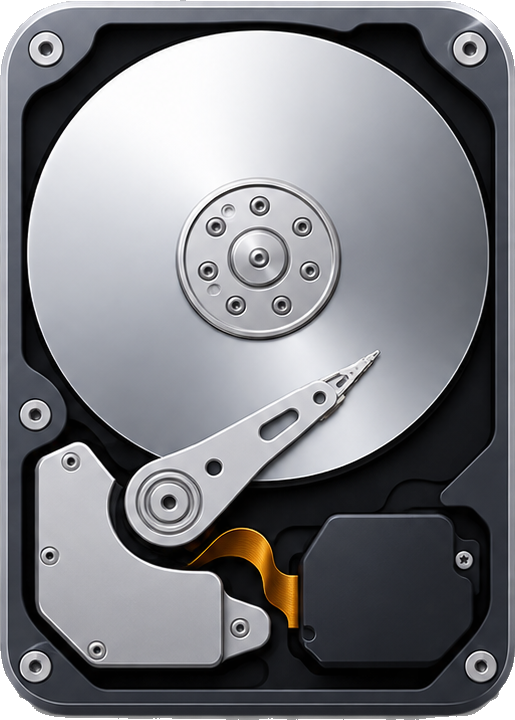
#> input picture bootloader/assets/HDD.png, 515 x 720 px
$ python -i bake_assets.py   (imports and definitions only)
#> lines starting #> are read from the running program, lines starting #| are printed output that depends on the picture
#> further down, picture is the input picture: PIL image 515x720 RGBA; mean R, G, B, A 120.4, 121.3, 126, 248.2
#!/usr/bin/env python3
"""Pack RoboBoot pictures, SVG logo, fonts, and dummy payloads."""

from __future__ import annotations

import io
import os
import struct
import sys
from collections import deque
from pathlib import Path

import cairosvg
from PIL import Image, ImageDraw, ImageFilter, ImageFont

ROOT = Path(__file__).resolve().parents[1]
ASSETS = ROOT / "assets"
FONT_OUT = ASSETS / "fonts"
VOLUMES = ROOT / "volumes"


# [8 lines left out: function write_rbim, not called in this run]


def raster_svg(path: Path, width: int = 720) -> Image.Image:
    png = cairosvg.svg2png(url=str(path), output_width=width)
    return Image.open(io.BytesIO(png)).convert("RGBA")


# [114 lines left out: functions knockout_backdrop, place_mark, window_mark, recovery_mark, not called in this run]


def trim_alpha(im: Image.Image, pad: int = 8) -> Image.Image:
#> called with pad = 8
    im = im.convert("RGBA")
    bbox = im.split()[-1].getbbox()
#> bbox = (0, 0, 515, 720)
    if not bbox:
        return im
    cropped = im.crop(bbox)
    w, h = cropped.size
#> w = 515; h = 720
    out = Image.new("RGBA", (w + pad * 2, h + pad * 2), (0, 0, 0, 0))
#> out: PIL image 531x736 RGBA; every value is 0
    out.alpha_composite(cropped, (pad, pad))
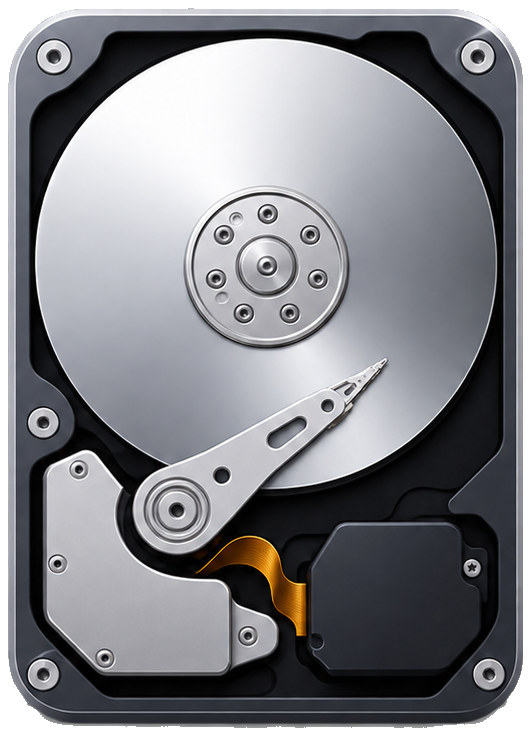
#> out: PIL image 531x736 RGBA; mean R, G, B, A 114.2, 115.1, 119.5, 235.5; transparent parts drawn white
    return out


def finish_pic(im: Image.Image) -> Image.Image:
    """Tight crop, then contain in a square well so picker columns stay even."""
    im = trim_alpha(im, pad=8)
    side = 720
    box = side - 48
    fitted = Image.new("RGBA", (side, side), (0, 0, 0, 0))
#> fitted: PIL image 720x720 RGBA; every value is 0
    im.thumbnail((box, box), Image.Resampling.LANCZOS)
    fitted.alpha_composite(im, ((side - im.width) // 2, (side - im.height) // 2))
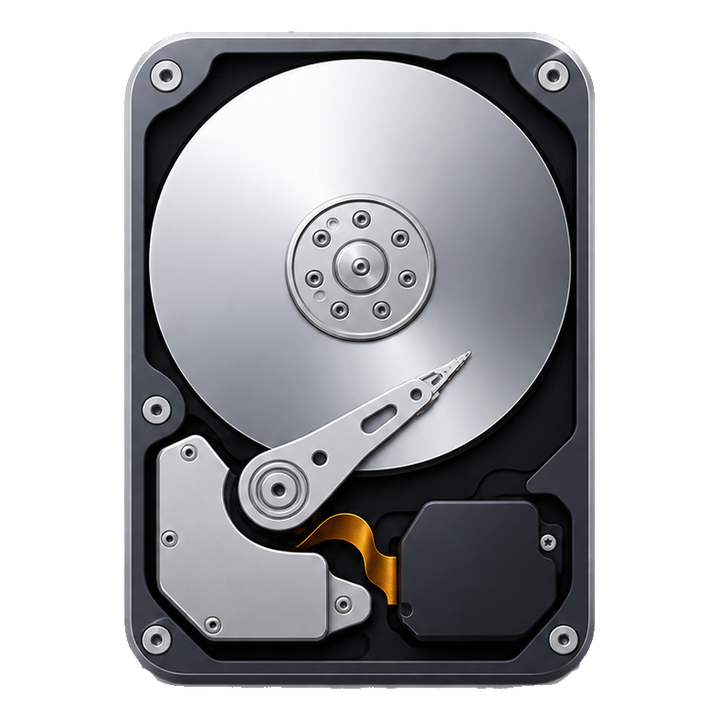
#> fitted: PIL image 720x720 RGBA; mean R, G, B, A 72.2, 72.8, 75.6, 148.1; transparent parts drawn white
    return fitted


# [144 lines left out: functions prepare_drive, build_pics, pack_images, bake_font, write_dummy_elf, write_dummy_payloads and 2 more, not called in this run]


# [2 lines not run here, left out]

>>> from PIL import Image
>>> picture = Image.open('../assets/HDD.png')
>>> result = finish_pic(picture)
